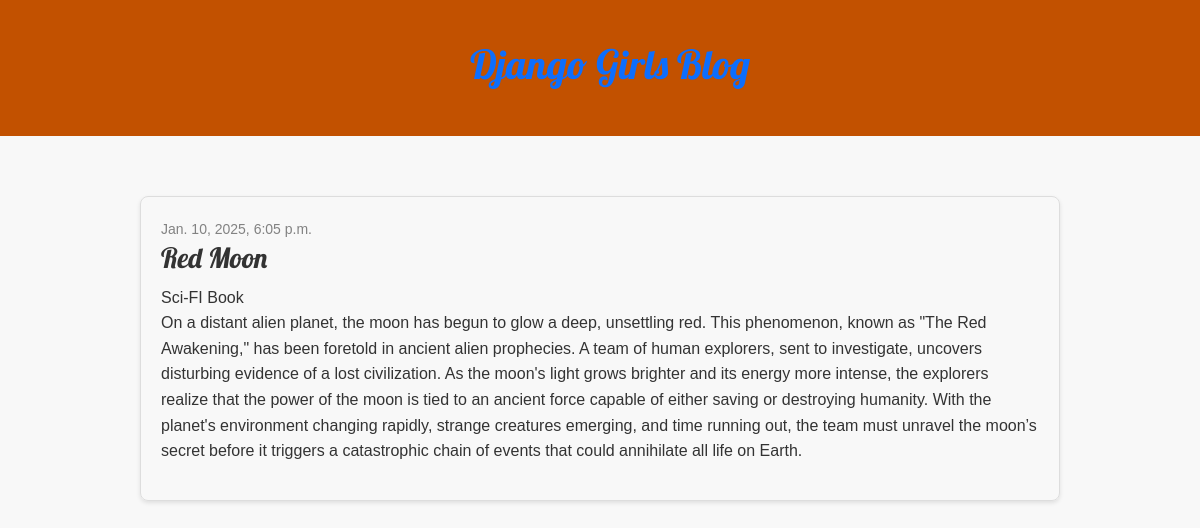
Screenshot of /post/7/ with the database file from the repository.
### blog/models.py (models this page shows, shortened)
class Post(models.Model):
    author = models.ForeignKey(settings.AUTH_USER_MODEL, on_delete=models.CASCADE)
    title = models.CharField(max_length=200)
    text = models.TextField()
    created_date = models.DateTimeField(default=timezone.now)
    published_date = models.DateTimeField(blank=True, null=True)

### blog/views.py (the view)
# urls.py: path('post/<int:pk>/', views.post_detail, name='post_detail'),  # Detail view for a single post
def post_detail(request, pk):
    post = get_object_or_404(Post, pk=pk)  # Fetch the post by primary key
    return render(request, 'blog/post_detail.html', {'post': post})

### blog/templates/blog/post_detail.html (shortened to what this page needs)
{% extends 'blog/base.html' %}
{% block content %}
    <article class="post">
        {% if post.published_date %}
            <time class="date">
                {{ post.published_date }}
            </time>
        {% endif %}
        <h2>{{ post.title }}</h2>
        <p>{{ post.text|linebreaksbr }}</p>
    </article>
{% endblock %}

### blog/static/css/blog.css (style rules this page uses)
.post { margin-bottom: 70px; padding: 20px; border: 1px solid #ddd; border-radius: 8px; box-shadow: 0px 2px 4px rgba(0, 0, 0, 0.1); }
.post h2 { font-family: 'Lobster', cursive; font-size: 28px; margin-bottom: 10px; }
.date { color: #828282; font-size: 14px; margin-bottom: 10px; }
.post p { font-size: 16px; line-height: 1.6; color: #333; }
body { font-family: Arial, sans-serif; background-color: #f8f8f8; color: #333; margin: 0; padding: 0; }

### rows the page displays
Post: published_date "Jan. 10, 2025, 6:05 p.m.", title "Red Moon", text "Sci-FI Book On a distant alien planet, the moon has begun to glow a deep, unsettling red. This phenomenon, known as \"The Red Awakening,\" has been foretold in ancient alien prophecies. A team of human explorers, sent to investigate, uncovers disturbing evidence of a lost civilization. As the moon's light grows brighter and its energy more intense, the explorers realize that the power of the moon is tied to an ancient force capable of either saving or destroying humanity. With the planet's environment changing rapidly, strange creatures emerging, and time running out, the team must unravel the moon’s secret before it triggers a catastrophic chain of events that could annihilate all life on…"
